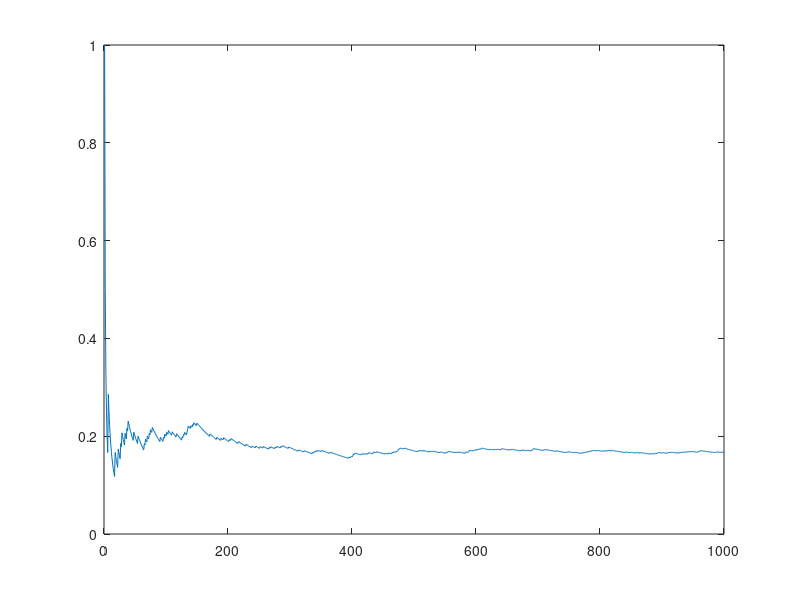

This figure's MATLAB source:
clear all;
%n lanzamiento de dado tipico

% a 
NLaza=1000;
valorbuscado = 3;
E=randi([1 6],NLaza,1 );

%Probabilidad clasica
Pcla=sum(E==valorbuscado)/NLaza;

AcertaArray =[];
ProbabilidadArray =[];

%valor acumulado de simulaciones
for i=1:NLaza
    
    tempArrayLanza=(E(1:i));
    
    AcertaArray =sum(tempArrayLanza==valorbuscado);
    ProbabilidadArray(i) = AcertaArray/i;
    
end



figure,plot(ProbabilidadArray)